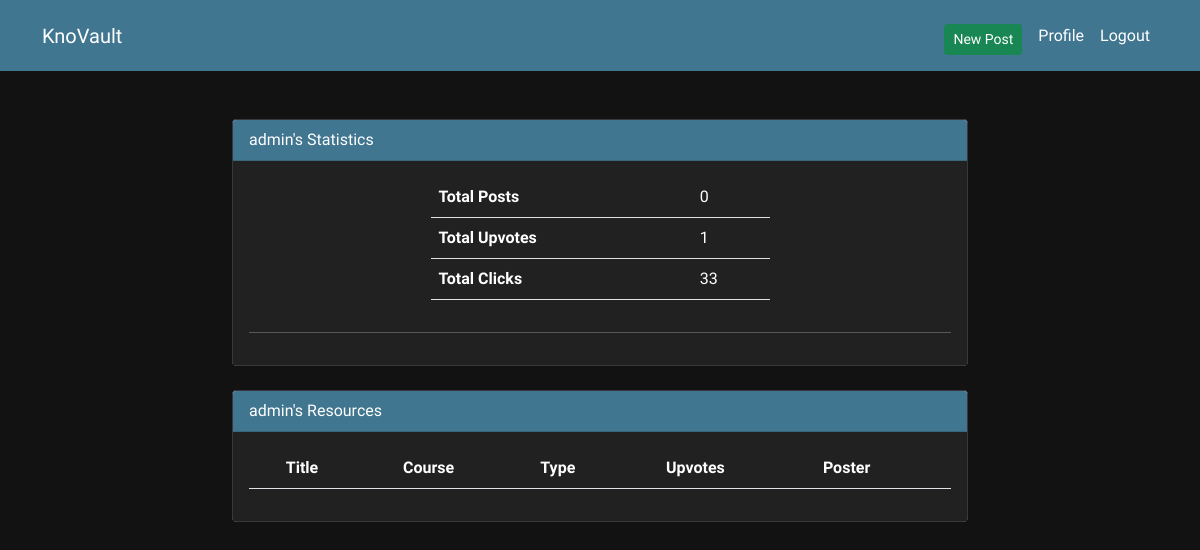
The page /studyres/profile/ (signed in) on the database as committed earlier.
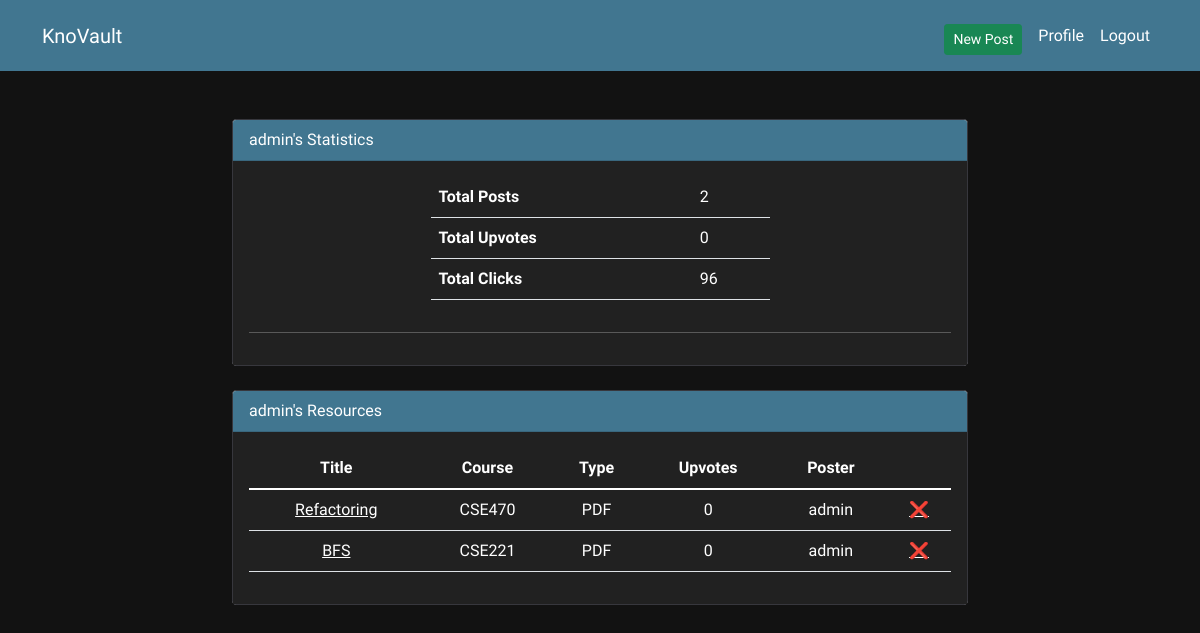
The same page on the database as committed later.
### resources/models.py (models this page shows, shortened)
class Resource(models.Model):
    sl_no = models.AutoField(primary_key=True)
    user = models.ForeignKey(User, on_delete=models.CASCADE)
    title = models.CharField(max_length=255)
    course = models.CharField(max_length=6)
    semester = models.CharField(max_length=100, blank = True)
    type = models.CharField(max_length=20)
    date= models.DateField(default=timezone.now)
    url = models.URLField(unique=True)
    clicks = models.IntegerField(default=0)
    upvotes = models.IntegerField(default=0)

### resources/views.py (the view)
# urls.py: path('profile/', views.profile_view, name='profile'),
def profile_view(request):
    current_user = request.user
    id = current_user.id
    ownPosts = Resource.objects.filter(user_id = id)
    ownPosts = ownPosts.select_related('user')
    totPosts = ownPosts.count()
    agg = Resource.objects.aggregate(
    totalUpvotes=Sum("upvotes", default = 0),
    )
    totUpvotes = agg["totalUpvotes"]
    agg = Resource.objects.aggregate(
    totalClicks=Sum("clicks", default = 0),
    )
    totClicks = agg['totalClicks']
    return render(request, "resources/profile.html", {"totalUpvotes": totUpvotes, "totalPosts": totPosts, "totalClicks": totClicks, "all": ownPosts})

### resources/templates/resources/profile.html (shortened to what this page needs)
{% extends 'base.html' %}
{% load crispy_forms_tags %}
{% block content %}
<div class="row justify-content-center mt-4">
    <div class="col-md-8">
        <div class="card">
            <div class="card-header">
                {{ user}}'s Statistics
            </div>
            <div class="card-body">
                <div class="row justify-content-center">
                    <div class="col-6">
                        <table class="table">
                            <tr>
                                <td><b>Total Posts</b></td>
                                <td>{{totalPosts}}</td>
                            </tr>
                            <tr>
                                <td><b>Total Upvotes</b></td>
                                <td>{{totalUpvotes}}</td>
                            </tr>
                            <tr>
                                <td><b>Total Clicks</b></td>
                                <td>{{totalClicks}}</td>
                            </tr>
                        </table>
                    </div>
                </div>
                <hr>
            </div>
        </div>
        <div class="card mt-4">
            <div class="card-header">
                {{user}}'s Resources
            </div>
            <div class="card-body">
                <table class="table text-center">
                    <thead>
                        <tr>
                            <th>Title</th>
                            <th>Course</th>
                            <th>Type</th>
                            <th>Upvotes</th>
                            <th>Poster</th>
                            <th></th>
                        </tr>
                    </thead>
                    <tbody>
                        {% for i in all %}
                        <tr>
                            <td><a href="{% url 'resource' id=i.sl_no %}">{{i.title}} </a></td>
                            <td>{{i.course}}</td>
                            <td>{{i.type}}</td>
                            <td>{{i.upvotes}}</td>
                            <td>{{i.user}}</td>
                            <td><a href="{% url 'delete' id=i.sl_no %}">❌</a></td>
                        </tr>
                        {% endfor %}
                    </tbody>
                </table>
            </div>
        </div>
    </div>
</div>
{% endblock %}

Rows that differ between the two databases and show on the page:
now on this page (row edited): Resource: title "Refactoring", course "CSE470", type "PDF", upvotes "0", user "admin"
added Resource: title "BFS", course "CSE221", type "PDF", upvotes "0", user "admin"
Other text that changed with them:
{{ totalPosts }}: "0" → "2"
{{ totalUpvotes }}: "1" → "0"
{{ totalClicks }}: "33" → "96"
